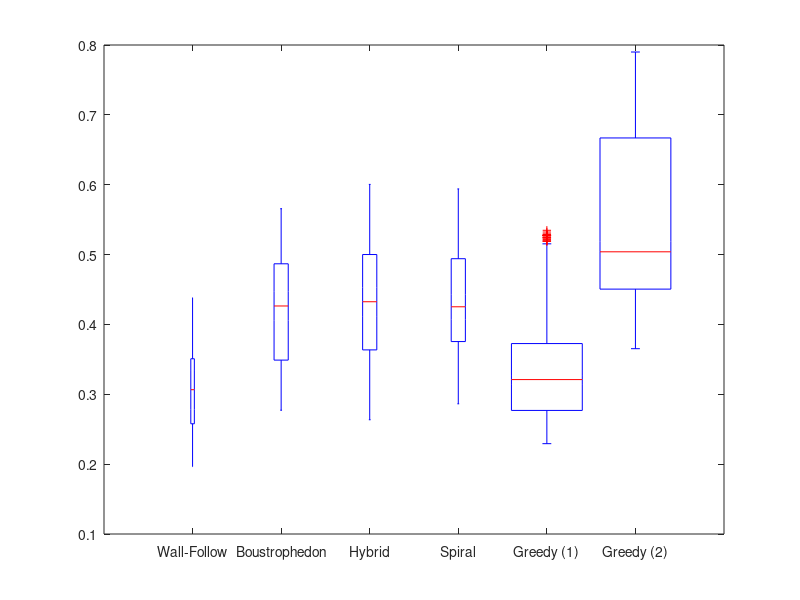

Write MATLAB code to recreate this figure. (Note: this script raises an error after producing the figure.)
%columns:
%1 - time
%2 - speed
%3 - sticking coefficient OR sigma
%4 - transition probability
%5 - kill rate
%6 - mode
%7 - row spacing
%8 - result

stickyTestResults = csvread('StickyWallResults.csv');

%set up data by value
%time
%filename = 'StickyOverallResults.pdf';
%group1 = stickyTestResults;

%shortest time/speed
% filename = 'StickyLowTimeResults.pdf';
% group1 = stickyTestResults(stickyTestResults(:,1)==300,:);
% group1 = group1(group1(:,2)==6,:);

%highest time/speed
filename = 'StickyHighTimeResults.pdf';
group1 = stickyTestResults(stickyTestResults(:,1)==600,:);
group1 = group1(group1(:,2)==12,:);

f=figure;
% set positions for boxes
position_1 = 1:1:6;
% plot first set of boxes in blue
h1 = boxplot(group1(:,8)/10000,group1(:,6),'colors','b','positions',position_1,'width',0.4);

%set axis labels
set(gca,'XTickLabel',{'Wall-Follow','Boustrophedon','Hybrid','Spiral','Greedy (1)','Greedy (2)'}) %sticky walls

%hide outliers
set(h1(7,:),'Visible','off')

% Insert texts and labels
ylabel('Fraction of Population Found')
xlabel('Search Method')
%ylim([0.05 0.8])
set(gcf,'PaperPositionMode','auto','PaperSize',[7,4],'PaperPosition',[0,0,7,4] );
%print(gcf, '-dpdf', filename);